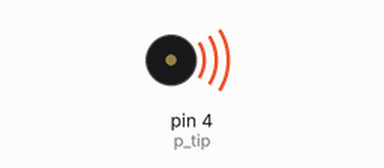
Simulated run of this sketch. Board: Arduino Uno, built with avr-gcc and run on an emulated ATmega328P. Shown: buzzer (waves = sounding).

Above: at 0.1 s.
At 97.0 s:
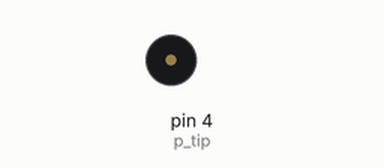
Timing chart, 0 to 98.5 s (numbered marks = the images above):
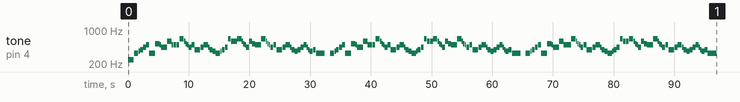

The sketch:

lab05.ino
```cpp
#define p_tip 4
#define p_gnd 7

#define PAUZA 0

#define Si3 247
#define Do4 262
#define Re4 294
#define Mi4 330
#define Fa_diez4 370
#define Sol4 392
#define La4 440
#define Si4 494

#define Do5 523
#define Re5 587
#define Mi5 659
#define Fa_diez5 740

int tempo = 500;

int inceput[] = {
  Si3, 4
};

int partea1[] = {
  Mi4, 3,
  Fa_diez4, 1,
  Sol4, 2,
  La4, 2,

  Si4, 2,
  Mi4, 2,
  Mi4, 2,

  Do5, 3,
  Si4, 1,
  La4, 2,
  La4, 2,

  Re5, 3,
  Si4, 1,
  Si4, 2,
  Si4, 2
};

int partea2[] = {
  Mi5, 3,
  Re5, 1,
  Do5, 1,
  Si4, 1,
  La4, 2,

  Si4, 2,
  Sol4, 4,
  La4, 2,

  Si4, 3,
  La4, 1,
  Sol4, 2,
  Fa_diez4, 2
};

int partea3[] = {
  Mi4, 3,
  Fa_diez4, 1,
  Sol4, 2,
  La4, 2,

  Mi5, 2,
  Re5, 2,
  Re5, 2,

  Mi5, 3,
  Re5, 1,
  Do5, 1,
  Si4, 1,
  La4, 2,

  Re5, 2,
  Do5, 2,
  Si4, 2,
  Si4, 2
};

int partea4[] = {
  Mi5, 3,
  Re5, 1,
  Do5, 1,
  Si4, 1,
  La4, 2,

  Si4, 2,
  Sol4, 4,
  La4, 2,

  Si4, 3,
  La4, 1,
  Sol4, 2,
  Fa_diez4, 2
};

int finalStrofa[] = {
  Sol4, 2,
  La4, 2,
  Si4, 2,
  La4, 1,
  Sol4, 1,
  Fa_diez4, 2,
  Sol4, 2,
  Mi4, 6
};

void canta(int melodie[], int lungime) {
  for (int i = 0; i < lungime; i += 2) {

    int frecventa = melodie[i];
    int durata = tempo * melodie[i + 1] / 2;

    if (frecventa == PAUZA) {
      noTone(p_tip);
      delay(durata);
    } else {
      tone(p_tip, frecventa);

      delay(durata * 0.95);

      noTone(p_tip);
      delay(durata * 0.05);
    }
  }
}

void cantaStrofa() {
  canta(partea1, sizeof(partea1) / sizeof(int));
  canta(partea2, sizeof(partea2) / sizeof(int));
  canta(partea3, sizeof(partea3) / sizeof(int));
  canta(partea4, sizeof(partea4) / sizeof(int));
  canta(finalStrofa, sizeof(finalStrofa) / sizeof(int));
}

void setup() {
  pinMode(p_tip, OUTPUT);
  pinMode(p_gnd, OUTPUT);

  digitalWrite(p_gnd, LOW);

  canta(inceput, sizeof(inceput) / sizeof(int));

  cantaStrofa();
  delay(800);

  cantaStrofa();
  delay(800);

  cantaStrofa();

  noTone(p_tip);
}

void loop() {
}
```
